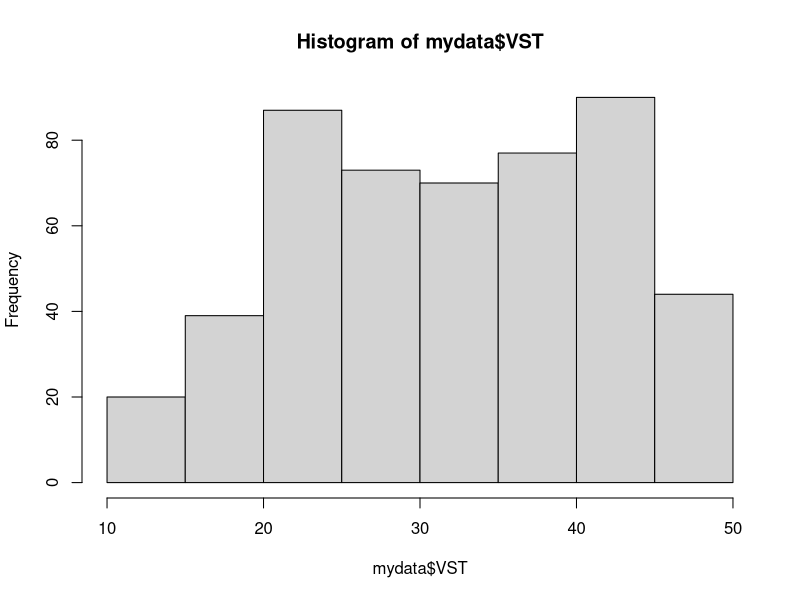
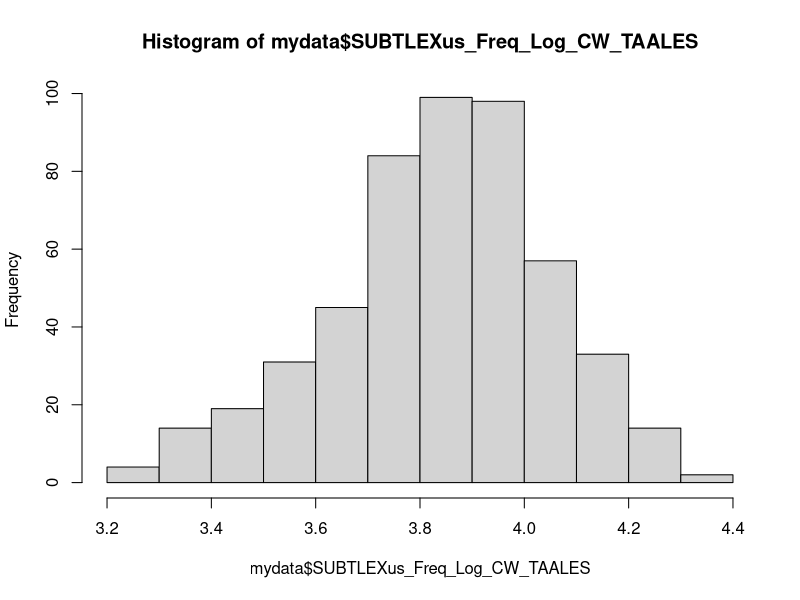
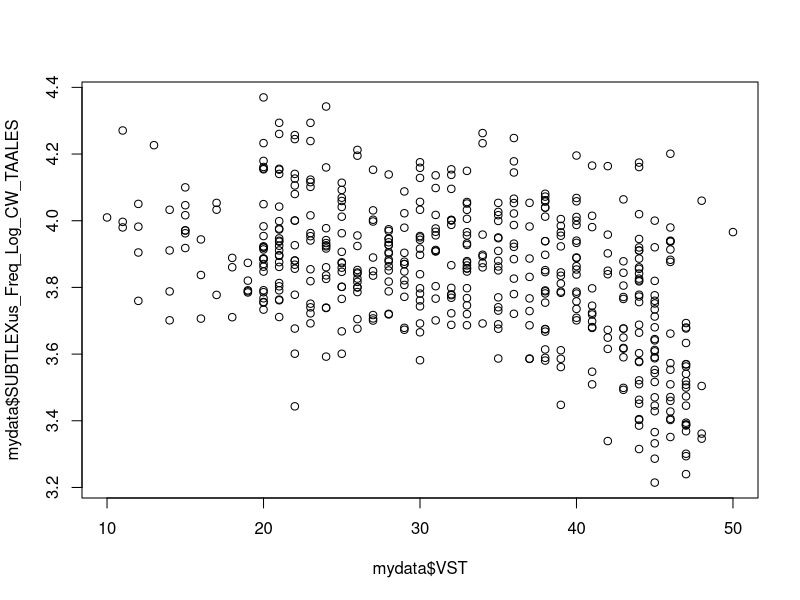
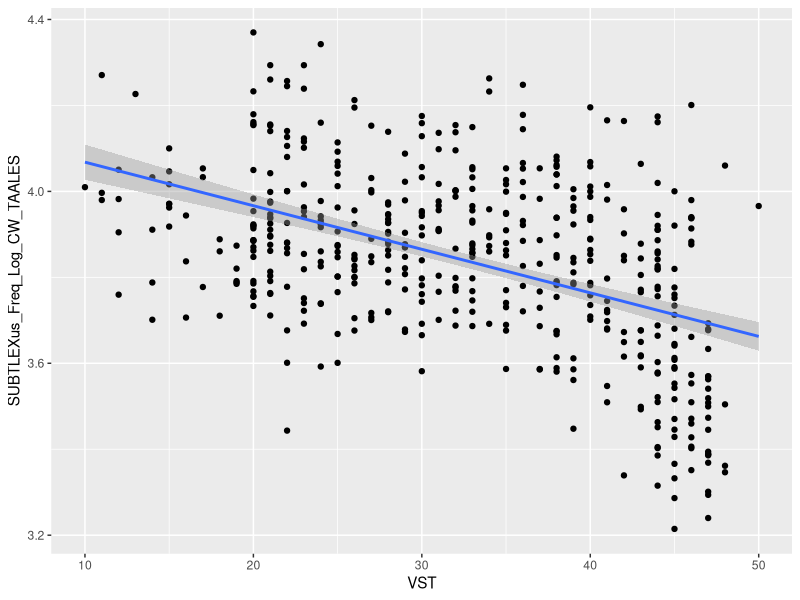

Write the R code that produced these figures, in order.
#Simple script for SLRF LCR Workhop 2019-9-19
mydata <- read.csv("ICNALE_500_Analyzed.csv")
summary(mydata)

#histogram
hist(mydata$VST)
hist(mydata$SUBTLEXus_Freq_Log_CW_TAALES)

#simplest plot
plot(mydata$VST,mydata$SUBTLEXus_Freq_Log_CW_TAALES)

#with gglpot2
library(ggplot2)

ggplot(mydata, aes(x=VST, y=SUBTLEXus_Freq_Log_CW_TAALES)) +
  geom_point() +
  geom_smooth(method = lm)

#pearson correlation
cor.test(mydata$VST,mydata$SUBTLEXus_Freq_Log_CW_TAALES, method = "pearson")
#r = -0.4717071 

cor.test(mydata$VST,mydata$SUBTLEXus_Freq_Log_CW_TAALES, method = "spearman")
#rho = -0.4359009 


